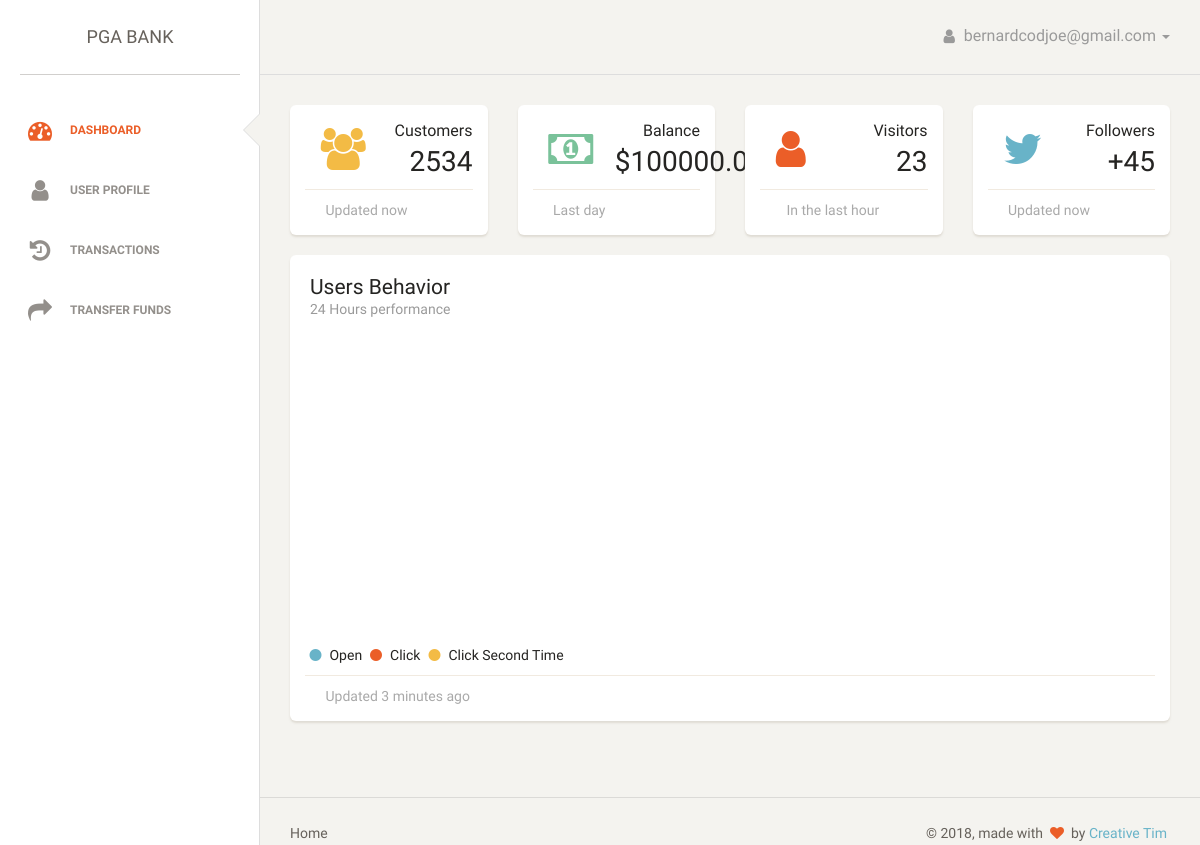
/customers/dashboard (signed in), run on an earlier commit of the app's database.
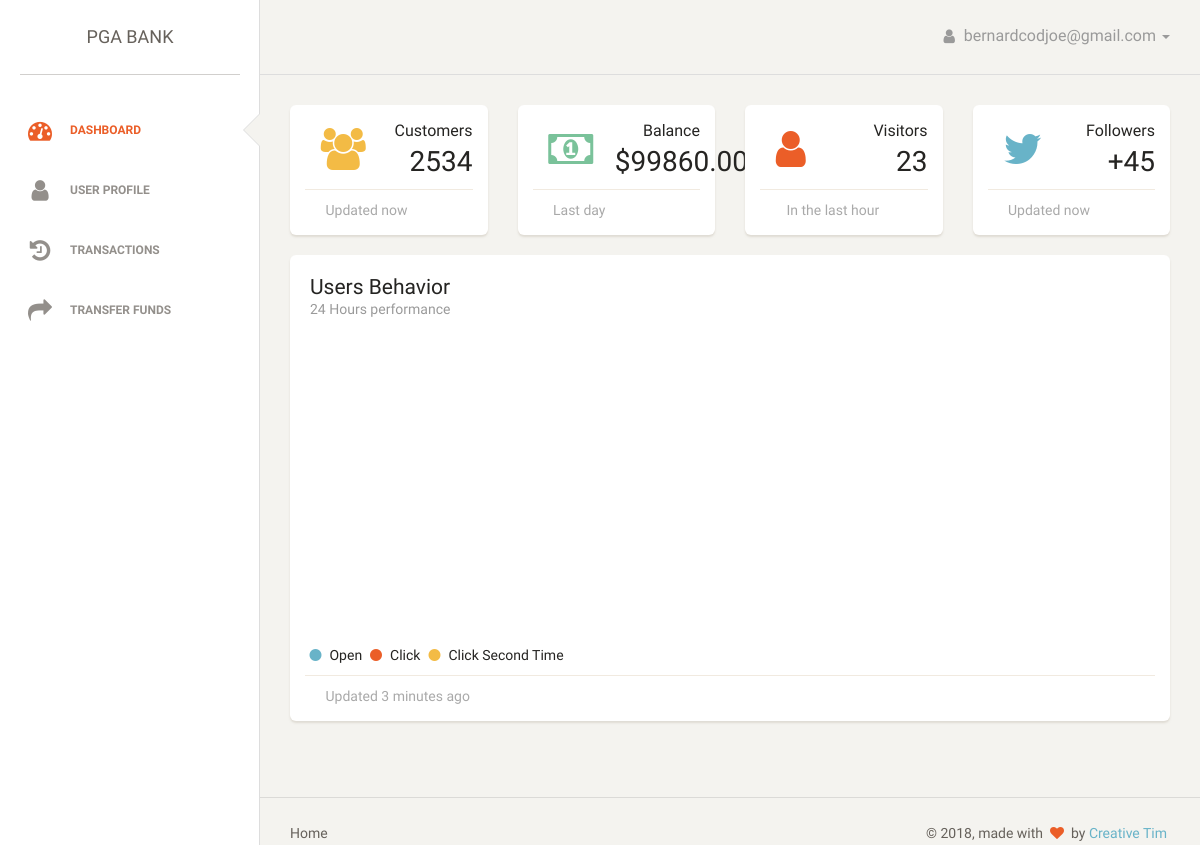
And on a later commit of the database.
### customers/models.py (models this page shows, shortened)
class Account(models.Model):
    ACCOUNT_TYPES = (
        ('SA' , 'Savings Account' ),
        ('CA' , 'Current Account' ),
        ('JA' , 'Joint Account' ),
    )
    owner = models.ForeignKey(settings.AUTH_USER_MODEL, on_delete=models.CASCADE, related_name='accounts', verbose_name='The related user')
    account_type = models.CharField(max_length=2, choices=ACCOUNT_TYPES)
    account_number = models.CharField(max_length=13, unique=True)
    account_balance = models.DecimalField(max_digits=18, decimal_places=2)
    last_deposit = models.DecimalField(max_digits=10, decimal_places=2)
    interest_rate = models.DecimalField(max_digits=3, decimal_places=0)
    date_created = models.DateTimeField(blank=True, default=datetime.datetime.now)

### customers/views.py (the view)
# urls.py: path('dashboard', views.dashboard, name='dashboard'),
@login_required(login_url='../../accounts/login/')
def dashboard(request):
    account = Account.objects.get(owner=request.user)
    return render(request, "customers/dashboard.html", {'account': account})

### accounts/models.py (called while the page is built)
    @property
    def is_active(self):
        return self.active

### customers/templates/customers/dashboard.html (shortened to what the changed rows need)
{% extends "customers/base.html" %}
{% block content %}
<div class="row">
    <div class="col-lg-3 col-sm-6">
        <div class="card">
            <div class="content">
                <div class="row">
                    <div class="col-xs-7">
                        <div class="numbers">
                            <p>Balance</p>
                            {% if account %}
                              ${{account.account_balance}}
                            {% endif %}
                        </div>
                    </div>
                </div>
            </div>
        </div>
    </div>
</div>
{% endblock %}

What changed in the data, as far as the page shows it:
changed Account: account_balance "100000.00" → "99860.00"
